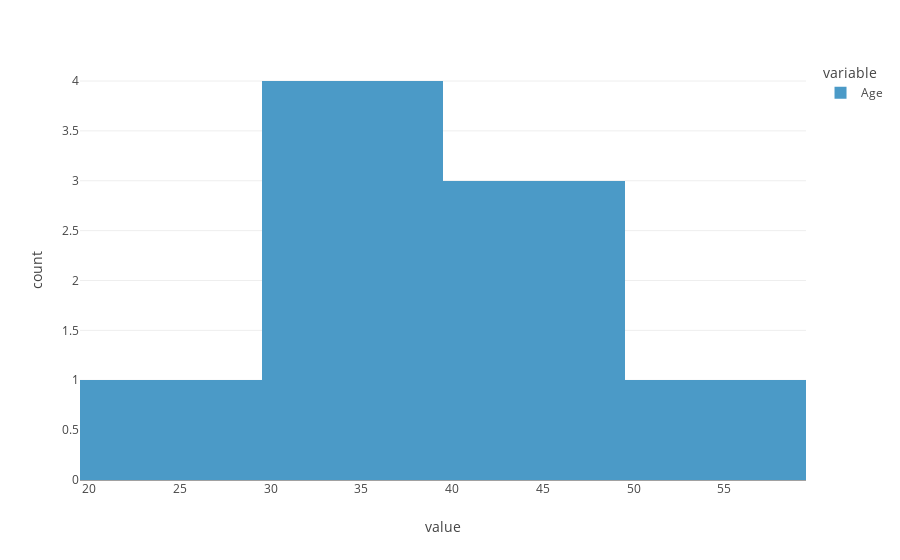
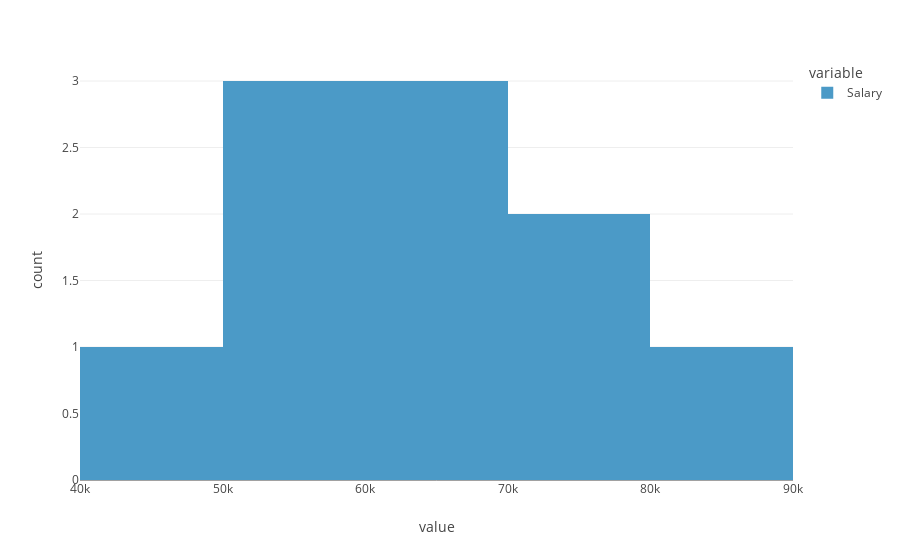

These figures' notebook cell, in order:
### Markdown cell above
- Taget variable : Y = 'Salary'
- Explanatory variables : 'Country', 'Age', 'Purchased'
- Number of examples : 12

- Imputation of missing values : 'Age'
- Normalisation : 'Age'
- OHE : 'Country', 'Purchased'

### Code cell
# Univariate analysis
# Distribution of each numeric variable
num_features = ['Age', 'Salary']
for i in range(len(num_features)):
    fig = px.histogram(dataset[num_features[i]])
    fig.show()

### Figure 1 — Plotly figure (JSON) as saved in the notebook; plotly's stock layout.template omitted (floating-point values rounded to 4 significant figures)
{"data": [{"alignmentgroup": "True", "bingroup": "x", "hovertemplate": "variable=Age<br>value=%{x}<br>count=%{y}<extra></extra>", "legendgroup": "Age", "marker": {"color": "#4B9AC7", "pattern": {"shape": ""}}, "name": "Age", "offsetgroup": "Age", "orientation": "v", "showlegend": true, "type": "histogram", "x": [44, 27, 30, 38, 40, 35, null, 48, 50, 37], "xaxis": "x", "yaxis": "y"}], "layout": {"barmode": "relative", "legend": {"title": {"text": "variable"}, "tracegroupgap": 0}, "margin": {"t": 60}, "xaxis": {"anchor": "y", "domain": [0, 1], "title": {"text": "value"}}, "yaxis": {"anchor": "x", "domain": [0, 1], "title": {"text": "count"}}}}

### Figure 2 — Plotly figure (JSON) as saved in the notebook; plotly's stock layout.template omitted (floating-point values rounded to 4 significant figures)
{"data": [{"alignmentgroup": "True", "bingroup": "x", "hovertemplate": "variable=Salary<br>value=%{x}<br>count=%{y}<extra></extra>", "legendgroup": "Salary", "marker": {"color": "#4B9AC7", "pattern": {"shape": ""}}, "name": "Salary", "offsetgroup": "Salary", "orientation": "v", "showlegend": true, "type": "histogram", "x": [72000, 48000, 54000, 61000, 69000, 58000, 52000, 79000, 83000, 67000], "xaxis": "x", "yaxis": "y"}], "layout": {"barmode": "relative", "legend": {"title": {"text": "variable"}, "tracegroupgap": 0}, "margin": {"t": 60}, "xaxis": {"anchor": "y", "domain": [0, 1], "title": {"text": "value"}}, "yaxis": {"anchor": "x", "domain": [0, 1], "title": {"text": "count"}}}}
